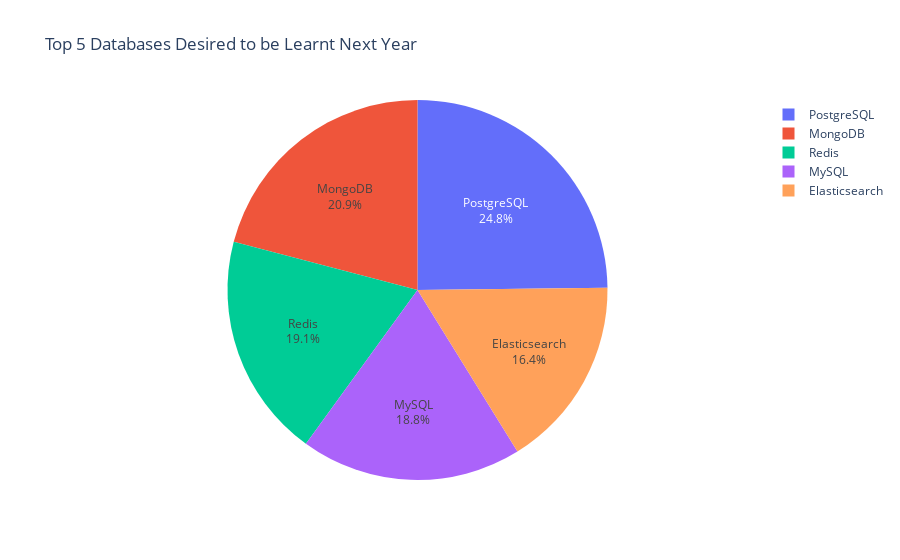

Source (notebook cell):
### Code cell
fig = px.pie(db_df, values = 'DatabaseDesireNextYear', names = 'index', title = 'Top 5 Databases Desired to be Learnt Next Year')
fig.update_traces(textposition='inside', textinfo='percent+label')
fig.show()

### Figure 1 — Plotly figure (JSON) as saved in the notebook; plotly's stock layout.template omitted (floating-point values rounded to 4 significant figures)
{"data": [{"domain": {"x": [0, 1], "y": [0, 1]}, "hovertemplate": "index=%{label}<br>DatabaseDesireNextYear=%{value}<extra></extra>", "labels": ["PostgreSQL", "MongoDB", "Redis", "MySQL", "Elasticsearch"], "legendgroup": "", "name": "", "showlegend": true, "textinfo": "percent+label", "textposition": "inside", "type": "pie", "values": [4328, 3649, 3331, 3281, 2856]}], "layout": {"autosize": true, "legend": {"tracegroupgap": 0}, "title": {"text": "Top 5 Databases Desired to be Learnt Next Year"}}}
